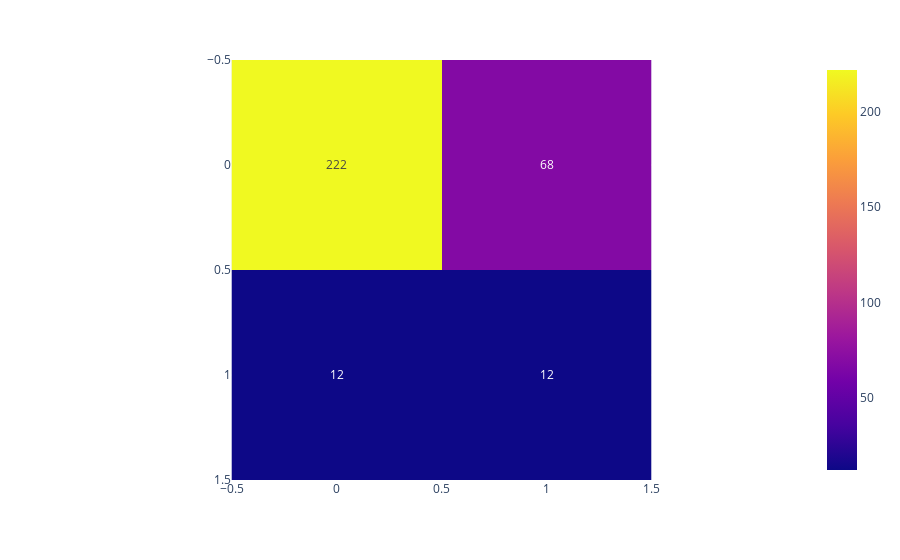

The notebook cell this image was saved under:
### Code cell
x = median_data
y = raw_data['Pass/Fail']
x_train,x_test,y_train,y_test = train_test_split(x,y,test_size=0.2,random_state=42)
x_train = pd.DataFrame(StandardScaler().fit_transform(x_train)).reset_index(drop=True)
x_train.sample(5)
x_train=x_train.fillna(0)
y_train.reset_index(drop=True , inplace =True)
x_train, y_train = SMOTE().fit_resample(x_train, y_train)
y_train.value_counts()
x_test = pd.DataFrame(StandardScaler().fit_transform(x_test)).fillna(0)
logfittype = LogisticRegression()
y_pred = logfittype.fit(x_train,y_train).predict(x_test)
print(classification_report(y_test, y_pred, digits = 3))
px.imshow(confusion_matrix(y_test, y_pred) , text_auto=True)

# 각 평가 지표 계산
accuracy = accuracy_score(y_test, y_pred)
precision = precision_score(y_test, y_pred)
recall = recall_score(y_test, y_pred)
f1 = f1_score(y_test, y_pred)
roc_auc = roc_auc_score(y_test, y_pred)


# 결과 출력
print("Logistic Regression 결과:")
print("Accuracy:", accuracy)
print("Precision:", precision)
print("Recall:", recall)
print("F1 Score:", f1)
print("ROC AUC Score:", roc_auc)

print(classification_report(y_test, y_pred, digits=3))
print(classification_report(y_test, y_pred, digits = 3))
px.imshow(confusion_matrix(y_test, y_pred) , text_auto=True)

### Figure 1 — Plotly figure (JSON) as saved in the notebook; plotly's stock layout.template omitted (floating-point values rounded to 4 significant figures)
{"data": [{"coloraxis": "coloraxis", "hovertemplate": "x: %{x}<br>y: %{y}<br>color: %{z}<extra></extra>", "name": "0", "texttemplate": "%{z}", "type": "heatmap", "xaxis": "x", "yaxis": "y", "z": [[222, 68], [12, 12]]}], "layout": {"coloraxis": {"colorscale": [[0, "#0d0887"], [0.1111, "#46039f"], [0.2222, "#7201a8"], [0.3333, "#9c179e"], [0.4444, "#bd3786"], [0.5556, "#d8576b"], [0.6667, "#ed7953"], [0.7778, "#fb9f3a"], [0.8889, "#fdca26"], [1, "#f0f921"]]}, "margin": {"t": 60}, "xaxis": {"anchor": "y", "constrain": "domain", "domain": [0, 1], "scaleanchor": "y"}, "yaxis": {"anchor": "x", "autorange": "reversed", "constrain": "domain", "domain": [0, 1]}}}
